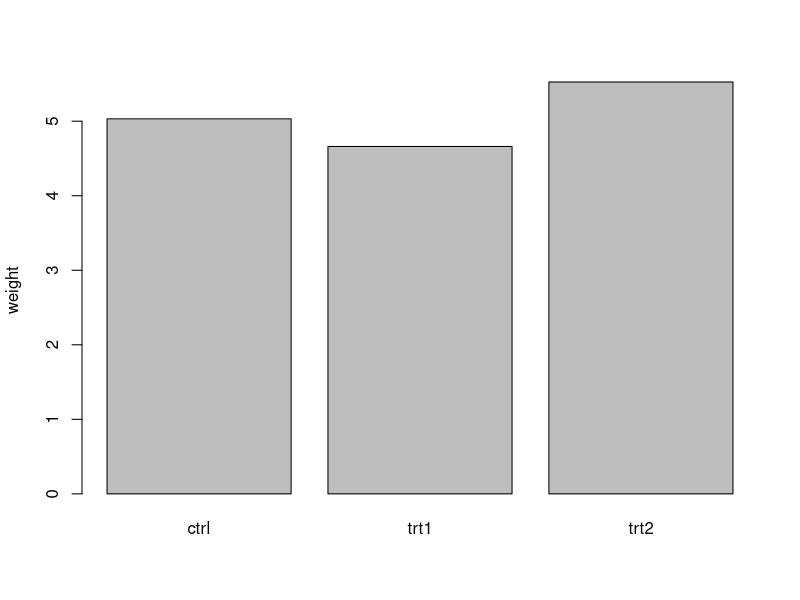

The R source for this figure:
## ---- chunk 1
groups <- split(PlantGrowth$weight, PlantGrowth$group)
## ---- chunk 2
means <- sapply(groups, mean)
means
## ---- chunk 3
barplot(means, ylab = "weight")
best <- names(which.max(means))
